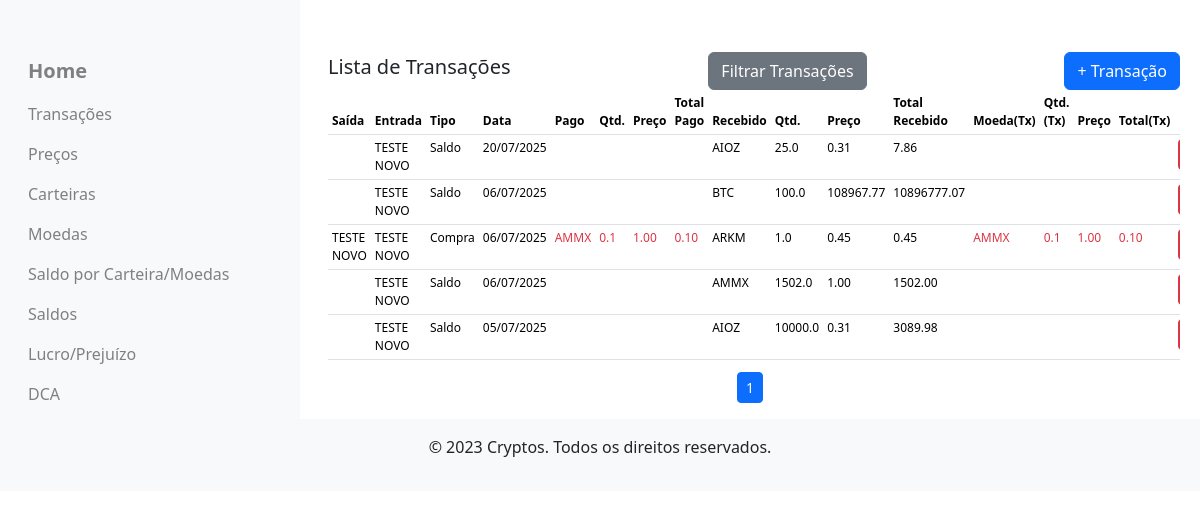
The app's page /transactions (signed in) with its own data.
### criptoControl/models.py (models this page shows)
class Transaction(db.Model):
    __tablename__ = 'transactions'
    transactions_id = db.Column(db.Integer, primary_key=True)
    transaction_type = db.Column(db.String, nullable=False)
    transaction_date = db.Column(db.Date, nullable=False, default=datetime.now)
    payment_wallet_id = db.Column(db.Integer, db.ForeignKey('wallets.wallet_id'), nullable=True)
    payment_wallet = db.relationship('Wallet', foreign_keys=[payment_wallet_id], backref='transactions')
    receiving_wallet_id = db.Column(db.Integer, db.ForeignKey('wallets.wallet_id'), nullable=True)
    receiving_wallet = db.relationship('Wallet', foreign_keys=[receiving_wallet_id], backref='received_transactions')
    crypto_payment_id = db.Column(db.Integer, db.ForeignKey('cryptocurrencies.crypto_id'), nullable=True)
    crypto_payment = db.relationship('Cryptocurrency', foreign_keys=[crypto_payment_id])
    crypto_payment_price = db.Column(db.Float, nullable=True)
    crypto_payment_quantity = db.Column(db.Float, nullable=True)
    total_paid = db.Column(db.Float, nullable=True)
    crypto_receive_id = db.Column(db.Integer, db.ForeignKey('cryptocurrencies.crypto_id'), nullable=True)
    crypto_receive = db.relationship('Cryptocurrency', foreign_keys=[crypto_receive_id])  # Corrigido para usar crypto_receive_id
    crypto_receive_price = db.Column(db.Float, nullable=True)
    crypto_receive_quantity = db.Column(db.Float, nullable=True)
    total_received = db.Column(db.Float, nullable=True)
    crypto_fee_id = db.Column(db.Integer, db.ForeignKey('cryptocurrencies.crypto_id'), nullable=True)
    crypto_fee = db.relationship('Cryptocurrency', foreign_keys=[crypto_fee_id])
    crypto_fee_price = db.Column(db.Float, nullable=True)
    crypto_fee_quantity = db.Column(db.Float, nullable=True)
    total_fee = db.Column(db.Float, nullable=True)

class Wallet(db.Model):
    __tablename__ = 'wallets'  # Corrigido aqui para 'wallets'
    wallet_id = db.Column(db.Integer, primary_key=True)
    wallet_user_id = db.Column(db.Integer, db.ForeignKey('users.user_id'), nullable=False)
    wallet_name = db.Column(db.String, nullable=False)
    wallet_network = db.Column(db.String, nullable=False)
    wallet_status = db.Column(db.String(1), nullable=False, default='N' )
    balances = db.relationship('WalletBalance', back_populates='wallet')

class Cryptocurrency(db.Model):
    __tablename__ = 'cryptocurrencies'
    crypto_id = db.Column(db.Integer, primary_key=True)
    crypto_name = db.Column(db.String, unique=True, nullable=False)
    crypto_symbol = db.Column(db.String, unique=True, nullable=False)
    crypto_status = db.Column(db.String(1), nullable=False, default='N')
    balances = db.relationship('WalletBalance', back_populates='cryptocurrency')
    """
    Representa uma criptomoeda no sistema.

    A classe Cryptocurrency mapeia para a tabela 'cryptocurrencies' no banco de dados e contém
    informações sobre as criptomoedas, incluindo nome, símbolo e status. Também define um relacionamento
    com a tabela 'WalletBalance', permitindo acessar os saldos das criptomoedas nas carteiras dos usuários.

    Atributos:
        crypto_id (int): Identificador único da criptomoeda (chave primária).
        crypto_name (str): Nome da criptomoeda (ex: Bitcoin, Ethereum).
        crypto_symbol (str): Símbolo da criptomoeda (ex: BTC, ETH).
        crypto_status (str): Status da criptomoeda ('N' para ativa, 'I' para inativa).
        balances (list): Relacionamento de um para muitos com a tabela 'wallet_balances',
                          representando os saldos da criptomoeda nas carteiras.

    Métodos:
        __repr__(self): Retorna uma representação legível do objeto Cryptocurrency, exibindo o nome e símbolo.
    """

### criptoControl/routes/transactions_routes.py (the view)
@transaction_bp.route('/transactions')
@login_required
def transactions():
    session = create_session()
    try:
        user_id = current_user.user_id
        page = request.args.get('page', 1, type=int)
        per_page = 10  # Número de transações por página
        query = session.query(Transaction).options(
            joinedload(Transaction.payment_wallet),
            joinedload(Transaction.receiving_wallet),
            joinedload(Transaction.crypto_payment),
            joinedload(Transaction.crypto_receive),
            joinedload(Transaction.crypto_fee)
        ).join(
            Transaction.receiving_wallet
        ).filter(
            Wallet.wallet_user_id == user_id
        ).order_by(
            Transaction.transaction_date.desc(),
            Transaction.transactions_id.desc()
        )
        total_transactions = query.count()
        cons_transactions = query.limit(per_page).offset((page - 1) * per_page).all()
        total_pages = ceil(total_transactions / per_page)
    finally:
        session.close()
    return render_template(
        'operacoes/transactions.html',
        cons_transactions=cons_transactions,
        current_page=page,
        total_pages=total_pages
    )

### criptoControl/__init__.py (called while the page is built)
@login_manager.user_loader
def load_user(user_id):
    from criptoControl.models import User
    return User.query.get(int(user_id))

### criptoControl/routes/transactions_routes.py (called while the page is built)
def create_session():
    return sessionmaker(bind=db.engine)()

### criptoControl/templates/operacoes/transactions.html (shortened to what this page needs)
{% extends 'index.html' %} {% block head %} {% endblock %} {% block body %}
<div class="container m-1">
  <caption>
    <div class="d-flex justify-content-between align-items-center">
      <h5>Lista de Transações</h5>
      <a
        href="{{ url_for('views.filtros_transacoes') }}"
        class="btn btn-secondary"
        >Filtrar Transações</a
      >
      <a
        href="{{ url_for('transaction.add_transactions') }}"
        class="btn btn-primary"
        >+ Transação</a
      >
    </div>
  </caption>
  <div style="overflow: auto; max-height: 500px">
    <table class="table table-sm mb-2 small-font">
      <thead>
        <tr>
          <th>Saída</th>
          <th>Entrada</th>
          <th>Tipo</th>
          <th>Data</th>
          <th>Pago</th>
          <th>Qtd.</th>
          <th>Preço</th>
          <th>Total Pago</th>
          <th>Recebido</th>
          <th>Qtd.</th>
          <th>Preço</th>
          <th>Total Recebido</th>
          <th>Moeda(Tx)</th>
          <th>Qtd.(Tx)</th>
          <th>Preço</th>
          <th>Total(Tx)</th>
          <th></th>
        </tr>
      </thead>
      <tbody>
        {% for transaction in cons_transactions %}
        <tr>
          <td>{{ transaction.payment_wallet.wallet_name | e }}</td>
          <td>{{ transaction.receiving_wallet.wallet_name | e }}</td>
          <td>{{ transaction.transaction_type | e }}</td>
          <td>{{ transaction.transaction_date.strftime('%d/%m/%Y') }}</td>
          <td>
            <span class="text-danger"
              >{{ transaction.crypto_payment.crypto_symbol | e }}</span
            >
          </td>
          <td>
            {% if transaction.crypto_payment_quantity is not none %}
            <span class="text-danger"
              >{{ transaction.crypto_payment_quantity | e }}</span
            >
            {% endif %}
          </td>
          <td>
            {% if transaction.crypto_payment_price is not none %}
            <span class="text-danger"
              >{{ "%.2f" | format(transaction.crypto_payment_price) }}</span
            >
            {% endif %}
          </td>
          <td>
            {% if transaction.total_paid is not none %}
            <span class="text-danger"
              >{{ "%.2f" | format(transaction.total_paid) }}</span
            >
            {% endif %}
          </td>
          <td>
            <span class="text-secundary"
              >{{ transaction.crypto_receive.crypto_symbol | e }}</span
            >
          </td>
          <td>
            {% if transaction.crypto_receive_quantity is not none %}
            <span class="text-secundary"
              >{{ transaction.crypto_receive_quantity | e }}</span
            >
            {% endif %}
          </td>
          <td>
            {% if transaction.crypto_receive_price is not none %}
            <span class="text-secundary"
              >{{ "%.2f" | format(transaction.crypto_receive_price) }}</span
            >
            {% endif %}
          </td>
          <td>
            {% if transaction.total_received is not none %}
            <span class="text-secundary"
              >{{ "%.2f" | format(transaction.total_received) }}</span
            >
            {% endif %}
          </td>
          <td>
            <span class="text-danger"
              >{{ transaction.crypto_fee.crypto_symbol | e }}</span
            >
          </td>
          <td>
            {% if transaction.crypto_fee_quantity is not none %}
            <span class="text-danger"
              >{{ transaction.crypto_fee_quantity | e }}</span
            >
            {% endif %}
          </td>
          <td>
            {% if transaction.crypto_fee_price is not none %}
            <span class="text-danger"
              >{{ "%.2f" | format(transaction.crypto_fee_price) }}</span
            >
            {% endif %}
          </td>
          <td>
            {% if transaction.total_fee is not none %}
            <span class="text-danger"
              >{{ "%.2f" | format(transaction.total_fee) }}</span
            >
            {% endif %}
          </td>
          <td>
          </td>
        </tr>
        {% endfor %}
      </tbody>
    </table>
  </div>
</div>
<nav aria-label="Page navigation">
  <ul class="pagination pagination-sm justify-content-center">
     {% for page in range(1, total_pages + 1) %}
    <li class="page-item {% if page == current_page %}active{% endif %}">
      <a
        class="page-link {% if page != current_page %}text-muted{% endif %}"
        href="{{ url_for('transaction.transactions', page=page) }}"
      >
        {{ page }}
      </a>
    </li>
    {% endfor %}
  </ul>
</nav>
{% set modal_form_action = url_for('transaction.delete_transaction') %} {% set
modal_hidden_field = 'transactions_id' %}
 {% endblock %}

### criptoControl/static/css/style.css (style rules this page uses)
.small-font { font-size: 0.75em; }

### records on screen
Transaction: crypto_receive_price "0.31", total_received "7.86"
Transaction: crypto_receive_price "108967.77", total_received "10896777.07"
Transaction: crypto_payment_price "1.00", total_paid "0.10", crypto_receive_price "0.45", total_received "0.45", crypto_fee_price "1.00", total_fee "0.10"
Transaction: crypto_receive_price "1.00", total_received "1502.00"
Transaction: crypto_receive_price "0.31", total_received "3089.98"

### other values on screen
{{ page }} "1"
